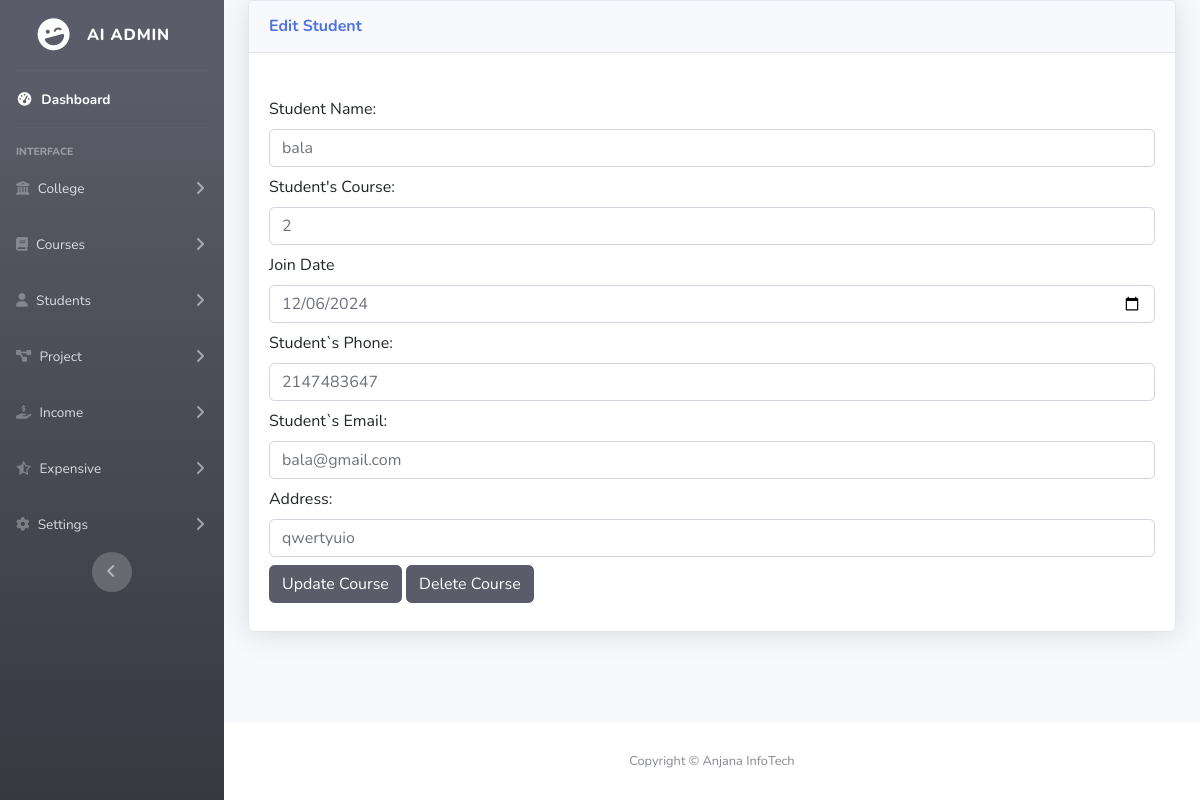
The page /editstudent.php?sid=2 on the database as committed earlier.
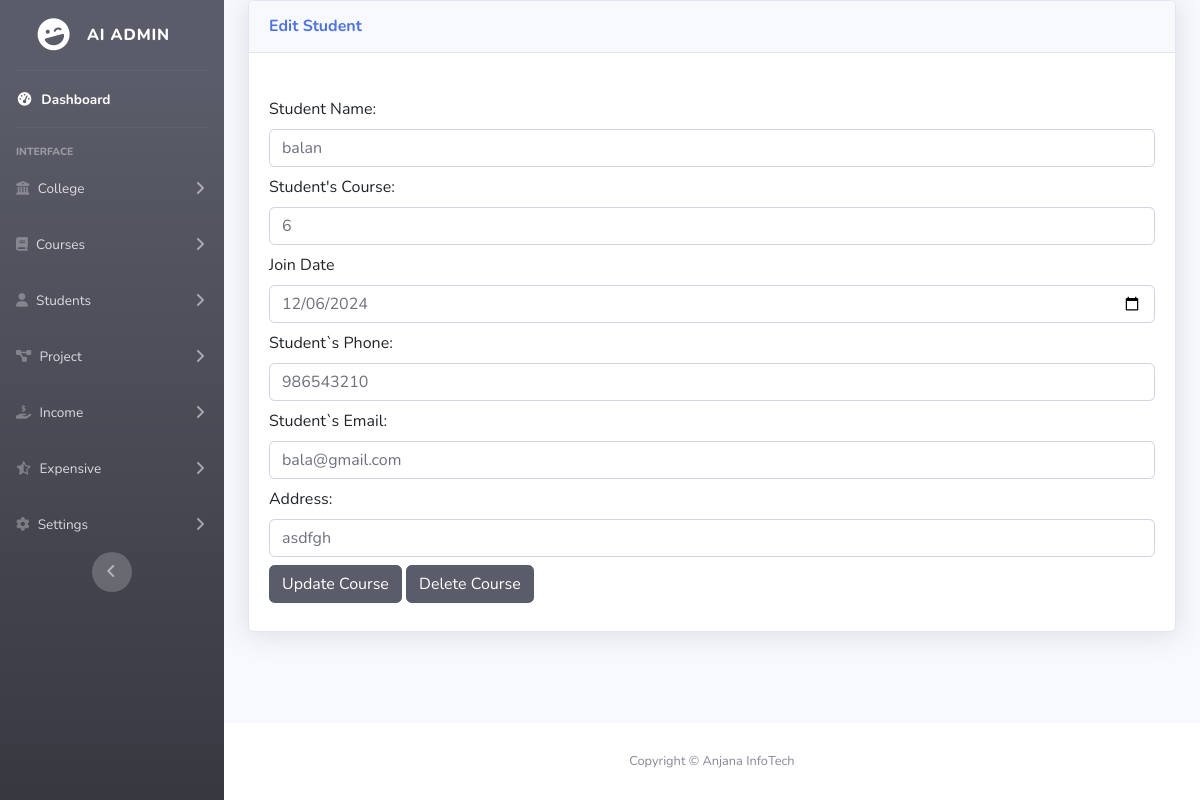
The same page on the database as committed later.
### tables this page shows
CREATE TABLE `addstudent` (
  `sid` int(50) NOT NULL,
  `studentname` varchar(100) NOT NULL,
  `studentcourse` varchar(100) NOT NULL,
  `studentcollege` varchar(150) NOT NULL,
  `studentdegree` varchar(100) NOT NULL,
  `department` varchar(150) NOT NULL,
  `joindate` date NOT NULL,
  `studentphone` int(10) NOT NULL,
  `studentemail` varchar(150) NOT NULL,
  `studentaddress` varchar(150) NOT NULL,
  `fees` int(50) NOT NULL,
  `advance` int(50) NOT NULL,
  `remaining` int(50) NOT NULL
);

### editstudent.php (the view, shortened to what this page needs)
<!DOCTYPE html>
<html lang="en">
<head>
    <link rel="stylesheet" href="https://cdnjs.cloudflare.com/ajax/libs/font-awesome/6.6.0/css/all.min.css" />
    <link href="https://cdn.jsdelivr.net/npm/bootstrap@5.3.3/dist/css/bootstrap.min.css" rel="stylesheet">
    <link href="vendor/fontawesome-free/css/all.min.css" rel="stylesheet" type="text/css">
    <link href="css/sb-admin-2.min.css" rel="stylesheet">
</head>
<body id="page-top">
    <div id="wrapper">
        <?php
        include('./nav.php');
        ?>
        <div id="content-wrapper" class="d-flex flex-column">
            <div id="content">
                <div class="container-fluid">
                    <div class="card shadow mb-4">
                        <div class="card-header py-3">
                            <h6 class="m-0 font-weight-bold text-primary">Edit Student</h6>
                        </div>
                        <div class="card-body">
                            <form method="POST">
                                <div class="mb-2">
                                    <?php
                                    include('./db.php');
                                    if (isset($_GET['sid'])) {
                                        $student_id = mysqli_real_escape_string($db, $_GET['sid']);
                                        $query = "select * from addstudent where sid='$student_id'";
                                        $execute = mysqli_query($db, $query);
                                        if (mysqli_num_rows($execute) > 0) {
                                            $student = mysqli_fetch_array($execute);
                                    ?><br>
                                            <label for="exampleFormControlInput1" class="form-label">Student Name:</label>
                                            <input type="text" class="form-control" value="<?= $student['studentname']; ?>" name="studentname" id="exampleFormControlInput1" placeholder="Enter the Student Name">
                                </div>
                                <div class="mb-2">
                                    <label for="exampleFormControlInput1" class="form-label">Student's Course:</label>
                                    <input type="text" class="form-control" value="<?= $student['studentcourse']; ?>" name="studentcourse" id="exampleFormControlInput1" placeholder="Enter the Student's Course">
                                </div>
                                <div class="mb-2">
                                    <label for="exampleFormControlInput1" class="form-label">Join Date</label>
                                    <input type="date" class="form-control" value="<?= $student['joindate']; ?>" name="joindate" id="exampleFormControlInput1">
                                </div>
                                <div class="mb-2">
                                    <label for="exampleFormControlTextarea1" class="form-label">Student`s Phone:</label>
                                    <input type="text" class="form-control" value="<?= $student['studentphone']; ?>" name="studentphone">
                                </div>
                                <div class="mb-2">
                                    <label for="exampleFormControlTextarea1" class="form-label">Student`s Email:</label>
                                    <input class="form-control" type="text" value="<?= $student['studentemail']; ?>" name="studentemail">
                                </div>
                                <div class="mb-2">
                                    <label for="exampleFormControlInput1" class="form-label">Address:</label>
                                    <input class="form-control" value="<?= $student['studentaddress']; ?>" name="studentaddress" />
                                </div>
                                <div class="mb-2">
                                    <button type="submit" name="edit" class="btn btn-dark">Update Course</button>
                                    <button type="submit" name="delete" class="btn btn-dark">Delete Course</button>
                                </div>
                            </form>
                    <?php
                                        } else {
                                            echo "<h4>No id found!!!</h4>";
                                        }
                                    }
                    ?>
                        </div>
                    </div>
                </div>
            </div>
            <footer class="sticky-footer bg-white">
                <div class="container my-auto">
                    <div class="copyright text-center my-auto">
                        <span>Copyright &copy; Anjana InfoTech</span>
                    </div>
                </div>
            </footer>
        </div>
    </div>
</body>
</html>

Rows that differ between the two databases and show on the page:
changed addstudent "bala@gmail.com": studentname "bala" → "balan"; studentcourse "2" → "6"; studentphone "2147483647" → "986543210"; studentaddress "qwertyuio" → "asdfgh"
